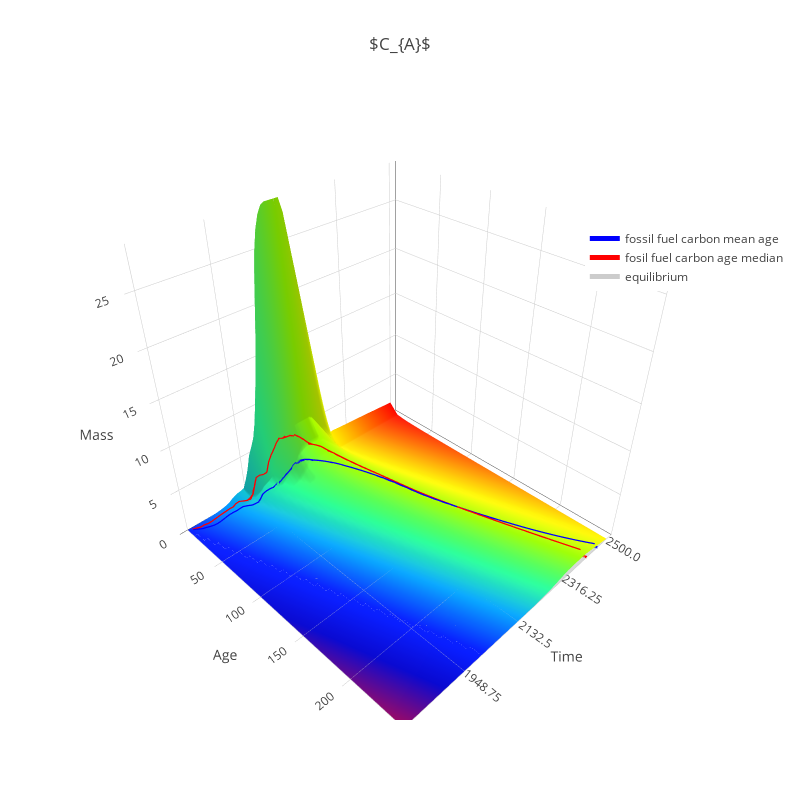
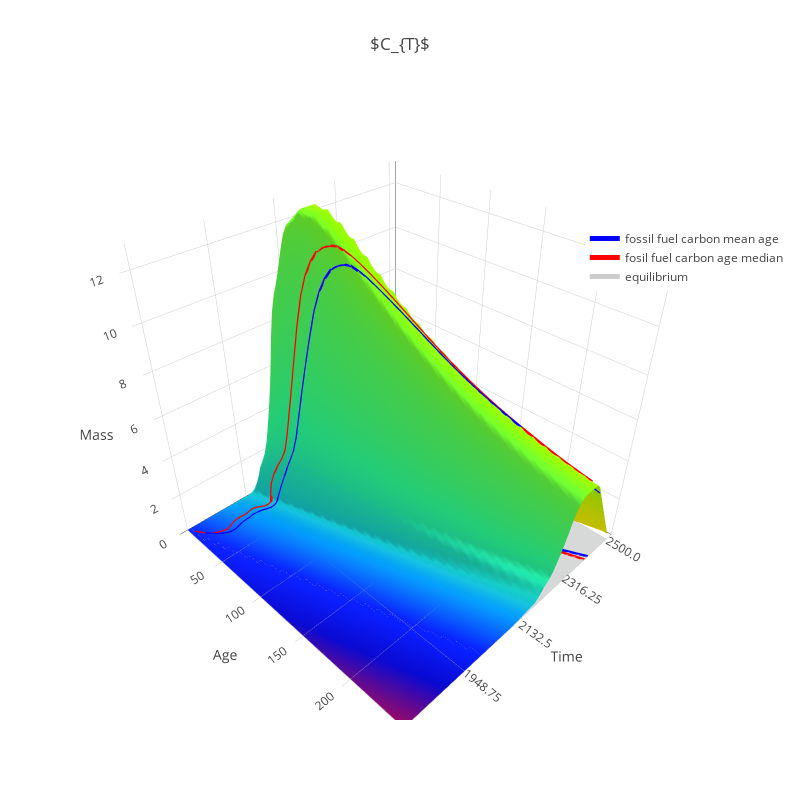

The code cell stored with these charts, in order, in its notebook:
### Code cell
# finally plot the figures
for fig in figs:
    fig['layout']['legend'] = dict(x=0.8, y=0.8)
    iplot(fig)
